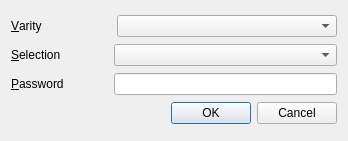
<?xml version="1.0" encoding="UTF-8"?>
<ui version="4.0">
 <class>remove_item</class>
 <widget class="QDialog" name="remove_item">
  <property name="windowModality">
   <enum>Qt::ApplicationModal</enum>
  </property>
  <property name="geometry">
   <rect>
    <x>0</x>
    <y>0</y>
    <width>348</width>
    <height>141</height>
   </rect>
  </property>
  <property name="windowTitle">
   <string>Remove item</string>
  </property>
  <property name="locale">
   <locale language="Russian" country="RussianFederation"/>
  </property>
  <property name="modal">
   <bool>true</bool>
  </property>
  <layout class="QVBoxLayout" name="verticalLayout">
   <property name="spacing">
    <number>3</number>
   </property>
   <item>
    <layout class="QHBoxLayout" name="horizontalLayout">
     <property name="spacing">
      <number>6</number>
     </property>
     <property name="margin">
      <number>0</number>
     </property>
     <item>
      <widget class="QLabel" name="label">
       <property name="minimumSize">
        <size>
         <width>100</width>
         <height>0</height>
        </size>
       </property>
       <property name="text">
        <string>&amp;Varity</string>
       </property>
       <property name="buddy">
        <cstring>comboBox</cstring>
       </property>
      </widget>
     </item>
     <item>
      <widget class="QComboBox" name="comboBox">
       <property name="sizePolicy">
        <sizepolicy hsizetype="Expanding" vsizetype="Fixed">
         <horstretch>0</horstretch>
         <verstretch>0</verstretch>
        </sizepolicy>
       </property>
       <property name="toolTip">
        <string>&lt;!DOCTYPE HTML PUBLIC &quot;-//W3C//DTD HTML 4.0//EN&quot; &quot;http://www.w3.org/TR/REC-html40/strict.dtd&quot;&gt;
&lt;html&gt;&lt;head&gt;&lt;meta name=&quot;qrichtext&quot; content=&quot;1&quot; /&gt;&lt;style type=&quot;text/css&quot;&gt;
p, li { white-space: pre-wrap; }
&lt;/style&gt;&lt;/head&gt;&lt;body style=&quot; font-family:'Ubuntu'; font-size:9pt; font-weight:400; font-style:normal;&quot;&gt;
&lt;p style=&quot; margin-top:0px; margin-bottom:0px; margin-left:0px; margin-right:0px; -qt-block-indent:0; text-indent:0px;&quot;&gt;&lt;span style=&quot; font-size:10pt;&quot;&gt;you can remove only empty records&lt;/span&gt;&lt;/p&gt;&lt;/body&gt;&lt;/html&gt;</string>
       </property>
      </widget>
     </item>
    </layout>
   </item>
   <item>
    <layout class="QHBoxLayout" name="horizontalLayout_2">
     <item>
      <widget class="QLabel" name="label_2">
       <property name="minimumSize">
        <size>
         <width>100</width>
         <height>0</height>
        </size>
       </property>
       <property name="text">
        <string>&amp;Selection</string>
       </property>
       <property name="buddy">
        <cstring>comboBox_2</cstring>
       </property>
      </widget>
     </item>
     <item>
      <widget class="QComboBox" name="comboBox_2">
       <property name="sizePolicy">
        <sizepolicy hsizetype="Expanding" vsizetype="Fixed">
         <horstretch>0</horstretch>
         <verstretch>0</verstretch>
        </sizepolicy>
       </property>
       <property name="toolTip">
        <string>&lt;!DOCTYPE HTML PUBLIC &quot;-//W3C//DTD HTML 4.0//EN&quot; &quot;http://www.w3.org/TR/REC-html40/strict.dtd&quot;&gt;
&lt;html&gt;&lt;head&gt;&lt;meta name=&quot;qrichtext&quot; content=&quot;1&quot; /&gt;&lt;style type=&quot;text/css&quot;&gt;
p, li { white-space: pre-wrap; }
&lt;/style&gt;&lt;/head&gt;&lt;body style=&quot; font-family:'Ubuntu'; font-size:9pt; font-weight:400; font-style:normal;&quot;&gt;
&lt;p style=&quot; margin-top:0px; margin-bottom:0px; margin-left:0px; margin-right:0px; -qt-block-indent:0; text-indent:0px;&quot;&gt;&lt;span style=&quot; font-size:10pt;&quot;&gt;you can remove only empty records&lt;/span&gt;&lt;/p&gt;&lt;/body&gt;&lt;/html&gt;</string>
       </property>
      </widget>
     </item>
    </layout>
   </item>
   <item>
    <layout class="QHBoxLayout" name="horizontalLayout_3">
     <item>
      <widget class="QLabel" name="label_3">
       <property name="minimumSize">
        <size>
         <width>100</width>
         <height>0</height>
        </size>
       </property>
       <property name="text">
        <string>&amp;Password</string>
       </property>
       <property name="buddy">
        <cstring>lineEdit</cstring>
       </property>
      </widget>
     </item>
     <item>
      <widget class="QLineEdit" name="lineEdit">
       <property name="toolTip">
        <string>&lt;!DOCTYPE HTML PUBLIC &quot;-//W3C//DTD HTML 4.0//EN&quot; &quot;http://www.w3.org/TR/REC-html40/strict.dtd&quot;&gt;
&lt;html&gt;&lt;head&gt;&lt;meta name=&quot;qrichtext&quot; content=&quot;1&quot; /&gt;&lt;style type=&quot;text/css&quot;&gt;
p, li { white-space: pre-wrap; }
&lt;/style&gt;&lt;/head&gt;&lt;body style=&quot; font-family:'Ubuntu'; font-size:9pt; font-weight:400; font-style:normal;&quot;&gt;
&lt;p style=&quot; margin-top:0px; margin-bottom:0px; margin-left:0px; margin-right:0px; -qt-block-indent:0; text-indent:0px;&quot;&gt;&lt;span style=&quot; font-size:10pt;&quot;&gt;input your password&lt;/span&gt;&lt;/p&gt;&lt;/body&gt;&lt;/html&gt;</string>
       </property>
      </widget>
     </item>
    </layout>
   </item>
   <item>
    <widget class="QDialogButtonBox" name="buttonBox">
     <property name="orientation">
      <enum>Qt::Horizontal</enum>
     </property>
     <property name="standardButtons">
      <set>QDialogButtonBox::Cancel|QDialogButtonBox::Ok</set>
     </property>
    </widget>
   </item>
  </layout>
 </widget>
 <resources/>
 <connections>
  <connection>
   <sender>buttonBox</sender>
   <signal>accepted()</signal>
   <receiver>remove_item</receiver>
   <slot>accept()</slot>
   <hints>
    <hint type="sourcelabel">
     <x>227</x>
     <y>113</y>
    </hint>
    <hint type="destinationlabel">
     <x>157</x>
     <y>140</y>
    </hint>
   </hints>
  </connection>
  <connection>
   <sender>buttonBox</sender>
   <signal>rejected()</signal>
   <receiver>remove_item</receiver>
   <slot>reject()</slot>
   <hints>
    <hint type="sourcelabel">
     <x>316</x>
     <y>101</y>
    </hint>
    <hint type="destinationlabel">
     <x>286</x>
     <y>140</y>
    </hint>
   </hints>
  </connection>
  <connection>
   <sender>comboBox</sender>
   <signal>currentIndexChanged(QString)</signal>
   <receiver>remove_item</receiver>
   <slot>varity_selected(QString)</slot>
   <hints>
    <hint type="sourcelabel">
     <x>327</x>
     <y>25</y>
    </hint>
    <hint type="destinationlabel">
     <x>345</x>
     <y>18</y>
    </hint>
   </hints>
  </connection>
  <connection>
   <sender>comboBox_2</sender>
   <signal>currentIndexChanged(QString)</signal>
   <receiver>remove_item</receiver>
   <slot>selection_selected(QString)</slot>
   <hints>
    <hint type="sourcelabel">
     <x>327</x>
     <y>49</y>
    </hint>
    <hint type="destinationlabel">
     <x>345</x>
     <y>51</y>
    </hint>
   </hints>
  </connection>
 </connections>
 <slots>
  <slot>selection_selected(QString)</slot>
  <slot>varity_selected(QString)</slot>
 </slots>
</ui>
